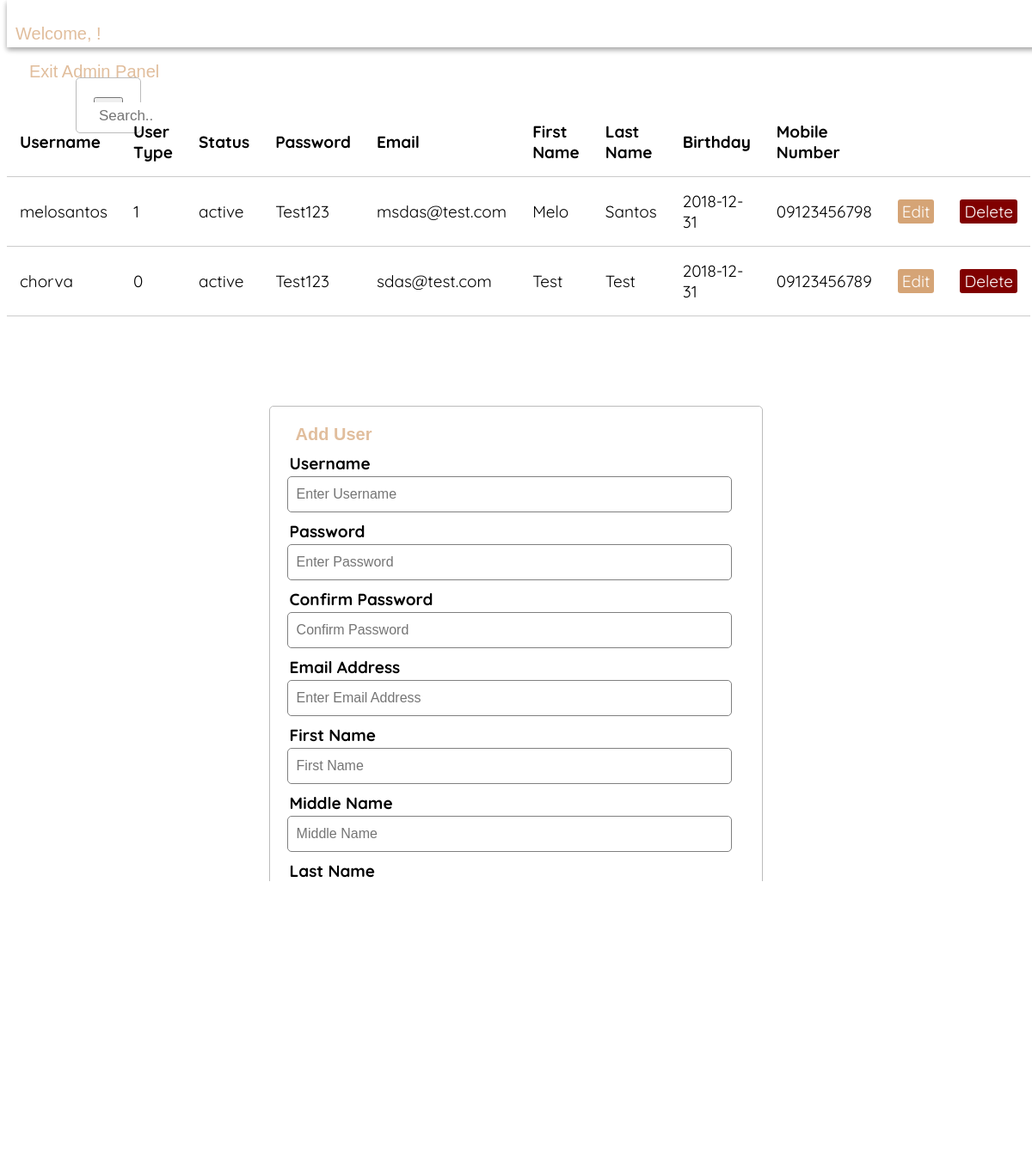
/admin/administrator.php, run on the app's committed database.
### tables this page shows
CREATE TABLE IF NOT EXISTS `tbl_users` (
  `status` varchar(255) NOT NULL DEFAULT 'not active',
  `user_id` int(5) NOT NULL AUTO_INCREMENT,
  `user_type` int(1) NOT NULL DEFAULT '0',
  `username` varchar(100) NOT NULL,
  `password` varchar(100) NOT NULL,
  `email` varchar(100) NOT NULL,
  `fname` varchar(100) NOT NULL,
  `mname` varchar(100) NOT NULL,
  `lname` varchar(100) NOT NULL,
  `bday` date NOT NULL,
  `contact_no` varchar(11) NOT NULL,
  `timestamp` timestamp NOT NULL DEFAULT CURRENT_TIMESTAMP,
  `tbl_address_address_id` int(4) NOT NULL,
  `tbl_file_file_id` int(100) NOT NULL,
  `activationcode` varchar(255) NOT NULL,
  PRIMARY KEY (`user_id`),
  KEY `fk_tbl_users_tbl_address_idx` (`tbl_address_address_id`),
  KEY `fk_tbl_users_tbl_file1_idx` (`tbl_file_file_id`)
);

### src/admin/adminfunc.php (called while the page is built, shortened)
<?php
    $uName = "";
    $psw =   "";
    $cpsw = "";
    $email = "";
    $fName = "";
    $mName = "";
    $lName = "";
    $bday  = "";
    $contact_no = "";
    $cities = "";
	$update = false;
?>

### src/admin/administrator.php (the view, shortened to what this page needs)
<?php
	include 'adminfunc.php';
?>
<!DOCTYPE html>
<html>
	<head>
		<link rel="stylesheet" href="https://cdnjs.cloudflare.com/ajax/libs/font-awesome/4.7.0/css/font-awesome.min.css">
		<link rel="stylesheet" type="text/css" href="adminstyle.css">
	<body>
		<div class="topnav">
			<div class="search-container">
				<form method="POST">
					<input type="text" placeholder="Search.." name="txtsearch" class="search-container">
					<input type="submit" value="Go" class="topnav-search-container-button">
				</form>
			</div>
		</div>
		<div class="adminpanel">
			<?php
				echo "Welcome, " . $_SESSION['fname'] . " " . $_SESSION['lname']."" ."!" ;
			?>
		</div>
		<div>
                <div class="admin" style="padding-left:16px">
                    <a href="../user-profile/adminprofile.php" class="adminpanel">Exit Admin Panel</a>
                </div>
		    </div>
        <div>
            <?php $results = mysqli_query($db, "SELECT * FROM tbl_users"); ?>
                    <table class="">
                        <thead class="">
                            <tr class="">
                                <th>Username</th>
                                <th>User Type</th>
                                <th>Status</th>
                                <th>Password</th>
                                <th>Email</th>
                                <th>First Name</th>
                                <th>Last Name</th>
                                <th>Birthday</th>
                                <th>Mobile Number</th>
                            </tr>
                        </thead>
                        <?php while ($row = mysqli_fetch_array($results)) { ?>
                            <tr>
                                <td class=""><?php echo $row['username']; ?></td>
                                <td><?php echo $row['user_type']; ?></td>
							    <td><?php echo $row['status']; ?></td>
                                <td class=""><?php echo $row['password']; ?></td>
                                <td class=""><?php echo $row['email']; ?></td>
                                <td class=""><?php echo $row['fname']; ?></td>
                                <td class=""><?php echo $row['lname']; ?></td>
                                <td class=""><?php echo $row['bday']; ?></td>
                                <td class=""><?php echo $row['contact_no']; ?></td>
                                <td>
                                    <a href="administrator.php?edit=<?php echo $row['user_id']; ?>" class="edit_btn" >Edit</a>
                                </td>
                                <td>
                                    <a href="administrator.php?del=<?php echo $row['user_id']; ?>" class="del_btn"> Delete</a>
                                </td>
                            </tr>
                        <?php } ?>
                    </table>
                </div>
                <br>
        <FORM enctype="multipart/form-data" method="POST" action="administrator.php" class="div-form">
            <b class="adminpanel">Add User</b>
            <div class="input-group">
                <label for="uName" class="signup-style"><b>Username</b></label>
                <input type="text" placeholder="Enter Username" name="uName" value="<?php echo $uName; ?>" >
            </div>
            <div class="input-group">
                <label for="psw" class="signup-style"><b>Password</b></label>
                <input type="password" placeholder="Enter Password" name="psw"  value="<?php echo $psw; ?>"  >
            </div>
            <div class="input-group">
                <label for="cpsw" class="signup-style"><b>Confirm Password</b></label>
                <input type="password" placeholder="Confirm Password" name="cpsw"  value="<?php echo $cpsw; ?>"  >
            </div>
            <div class="input-group">
                <label for="email" class="signup-style"><b>Email Address</b></label>
                <input type="text" placeholder="Enter Email Address" name="email"  value="<?php echo $email; ?>"  >
            </div>
            <div class="input-group">
                <label for="fName" class="signup-style"><b>First Name</b></label>
                <input type="text" placeholder="First Name" name="fName"   value="<?php echo $fName; ?>" >
            </div>
            <div class="input-group">
                <label for="mName" class="signup-style"><b>Middle Name</b></label>
                <input type="text" placeholder="Middle Name" name="mName"  value="<?php echo $mName; ?>"  >
            </div>
            <div class="input-group">
                <label for="lName" class="signup-style"><b>Last Name</b></label>
                <input type="text" placeholder="Last Name" name="lName"  value="<?php echo $lName; ?>"  >
            </div>
            <div class="input-group">
                <label for="bday" class="signup-style"><b>Birthday: &nbsp</b></label>
                <input type="date" placeholder="Last Name" name="bday"  value="<?php echo $bday; ?>"  ><br>
            </div>
            <div class="input-group">
                <label for="contact_no" class="signup-style"><b>Contact No.</b></label>
                <input type="text" placeholder="Contact No." name="contact_no"  value="<?php echo $contact_no; ?>"  >
            </div>
            <label for="city" class="signup-style"  value="<?php echo $cities; ?>"><b>City :</b> </label>
                <select name="cities" id="cities" class="signup-style"  value="<?php echo $cities; ?>" >
                    <option value="#">Select City</option>
                </select><br>
            <div class="input-group">
                <?php if ($update == true): ?>
                    <input type="submit" name="btnupdate" style="background: #556B2F;" value="Update" >
                <?php else: ?>
                    <input type="submit" name="btnsave" style="background: #556B2F;" value="Save" >
                <?php endif ?>
            </div>
        </FORM>
	</body>
</html>

### src/admin/adminstyle.css (style rules this page uses)
.topnav { font-family: 'Karla', sans-serif; color: #e1be9d; height: 55px; display: block; overflow: visible; padding: 0 10px; position: fixed; top: 0; z-index: -1; background-color: white; width: 100%; box-shadow: 0 3px 6px rgba(0,0,0,0.16), 0 3px 6px rgba(0,0,0,0.23); }
.topnav .search-container { position: absolute; padding: 40px 70px; }
a { text-decoration: none; }
.adminpanel { font-family: 'Karla', sans-serif; color: #e1be9d; text-align: left; font-size: 20px; padding: 20px 20px 10px 10px; margin-bottom: 10px; margin-right: 16px; text-decoration: none; }
body { font-size: 19px; font-family: 'Quicksand', sans-serif; }
table { width: 50%; margin: 30px auto; border-collapse: collapse; text-align: left; }
tr { border-bottom: 1px solid #cbcbcb; }
th, td { border-bottom: 1px solid #cbcbcb; height: 30px; padding: 15px; }
form { width: 45%; margin: 50px auto; text-align: left; padding: 20px; border: 1px solid #bbbbbb; border-radius: 5px; }
.input-group { margin: 10px 0px 10px 0px; }
.input-group label { display: block; text-align: left; margin: 3px; }
.input-group input { height: 30px; width: 93%; padding: 5px 10px; font-size: 16px; border-radius: 5px; border: 1px solid gray; }
.edit_btn { text-decoration: none; padding: 2px 5px; background: #d5a476; color: white; border-radius: 3px; -webkit-border-radius: 3px; -moz-border-radius: 3px; -ms-border-radius: 3px; -o-border-radius: 3px; }
.del_btn { text-decoration: none; padding: 2px 5px; color: white; border-radius: 3px; background: #800000; -webkit-border-radius: 3px; -moz-border-radius: 3px; -ms-border-radius: 3px; -o-border-radius: 3px; }
table, th, td { width: 80%; height: 50px; text-align: left; border-spacing: 25px 25px; }
.topnav input[type=text] { padding: 6px; margin-top: 8px; font-size: 17px; border: none; }

### data on the page
tbl_users: username "melosantos", user_type "1", status "active", password "Test123", email "msdas@test.com", fname "Melo", lname "Santos", bday "2018-12-31", contact_no "09123456798"
tbl_users: username "chorva", user_type "0", status "active", password "Test123", email "sdas@test.com", fname "Test", lname "Test", bday "2018-12-31", contact_no "09123456789"
